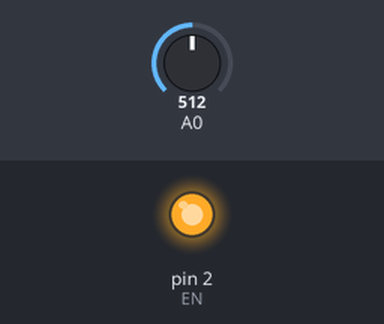
Simulated run of this sketch. Board: Arduino Uno, built with avr-gcc and run on an emulated ATmega328P. Parts: output pins drawn as LEDs (lit = HIGH). Inputs (shaded band) come from the test bench; at power-on: A0 = 512. What the sketch prints to the serial monitor is not drawn.

Above: at 0.1 s.
Timing chart, 0 to 1.6 s (numbered marks = the images above):
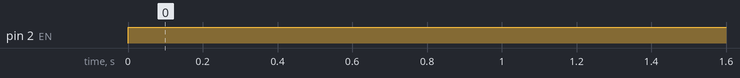

The sketch:

send_Arduino_RS485.ino
```cpp
#include <SoftwareSerial.h>

int ldr;
int EN = 2;
int intensitas;

SoftwareSerial mySerial(6,7);  //rx, tx

void setup()
{
 pinMode(EN, OUTPUT);
 Serial.begin (9600);
 mySerial.begin(9600);
 digitalWrite(EN,LOW);

}//--(end setup )---

void loop()
{
 digitalWrite(EN, HIGH); // enable send
 delay(5);
 // Send Data
 ldr = analogRead(A0);
 //kalibrasi sesuai luxmeter
 intensitas = ((pow(ldr,-1.71))*(pow(10,8.14)));
 Serial.print("$01#");
 Serial.print(intensitas);
 Serial.print("\n");
 mySerial.print("$01#");
 mySerial.print(intensitas);
 mySerial.print("\n");
 delay(1000);
}
```

Measured:
- by itself, pin 2 (EN): LOW → HIGH at 0.00 s
